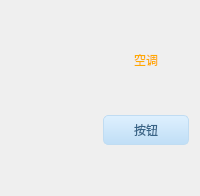
    <widget class="QFrame" name="frame5">
     <property name="styleSheet">
      <string notr="true">QFrame #frame5
{
background:transparent;border:1px solid white;
}</string>
     </property>
     <layout class="QGridLayout" name="gridLayout_18">
      <item row="4" column="1">
       <spacer name="verticalSpacer_4">
        <property name="orientation">
         <enum>Qt::Vertical</enum>
        </property>
        <property name="sizeHint" stdset="0">
         <size>
          <width>20</width>
          <height>40</height>
         </size>
        </property>
       </spacer>
      </item>
      <item row="2" column="1">
       <spacer name="verticalSpacer_5">
        <property name="orientation">
         <enum>Qt::Vertical</enum>
        </property>
        <property name="sizeHint" stdset="0">
         <size>
          <width>20</width>
          <height>40</height>
         </size>
        </property>
       </spacer>
      </item>
      <item row="1" column="0" rowspan="3">
       <widget class="QLabel" name="air">
        <property name="minimumSize">
         <size>
          <width>80</width>
          <height>80</height>
         </size>
        </property>
        <property name="maximumSize">
         <size>
          <width>180</width>
          <height>200</height>
         </size>
        </property>
        <property name="text">
         <string/>
        </property>
        <property name="pixmap">
         <pixmap resource="../../../map.qrc">:/res/Baidu_JS/LOGO_BLACK/空调.png</pixmap>
        </property>
        <property name="scaledContents">
         <bool>true</bool>
        </property>
       </widget>
      </item>
      <item row="1" column="1" alignment="Qt::AlignHCenter">
       <widget class="QLabel" name="label_38">
        <property name="styleSheet">
         <string notr="true">font: 12pt &quot;迷你简行楷碑&quot;;
color: rgb(255, 170, 0);</string>
        </property>
        <property name="text">
         <string>空调</string>
        </property>
       </widget>
      </item>
      <item row="3" column="1">
       <widget class="QPushButton" name="AirSwitch">
        <property name="sizePolicy">
         <sizepolicy hsizetype="Preferred" vsizetype="Preferred">
          <horstretch>0</horstretch>
          <verstretch>0</verstretch>
         </sizepolicy>
        </property>
        <property name="minimumSize">
         <size>
          <width>50</width>
          <height>27</height>
         </size>
        </property>
        <property name="maximumSize">
         <size>
          <width>150</width>
          <height>90</height>
         </size>
        </property>
        <property name="styleSheet">
         <string notr="true">QPushButton,.QToolButton{
border-style:none;
border:1px solid #C0DCF2;
color:#386487;
padding:5px;
min-height:15px;
border-radius:5px;
background:qlineargradient(spread:pad,x1:0,y1:0,x2:0,y2:1,stop:0 #DEF0FE,stop:1 #C0DEF6);
font: 10pt &quot;迷你简小标宋&quot;;
}

QPushButton:hover,.QToolButton:hover{
background:qlineargradient(spread:pad,x1:0,y1:0,x2:0,y2:1,stop:0 #F2F9FF,stop:1 #DAEFFF);
}

QPushButton:pressed,.QToolButton:pressed{
background:qlineargradient(spread:pad,x1:0,y1:0,x2:0,y2:1,stop:0 #DEF0FE,stop:1 #C0DEF6);
}</string>
        </property>
        <property name="text">
         <string>按钮</string>
        </property>
       </widget>
      </item>
      <item row="0" column="1">
       <spacer name="verticalSpacer_6">
        <property name="orientation">
         <enum>Qt::Vertical</enum>
        </property>
        <property name="sizeHint" stdset="0">
         <size>
          <width>20</width>
          <height>40</height>
         </size>
        </property>
       </spacer>
      </item>
     </layout>
    </widget>
